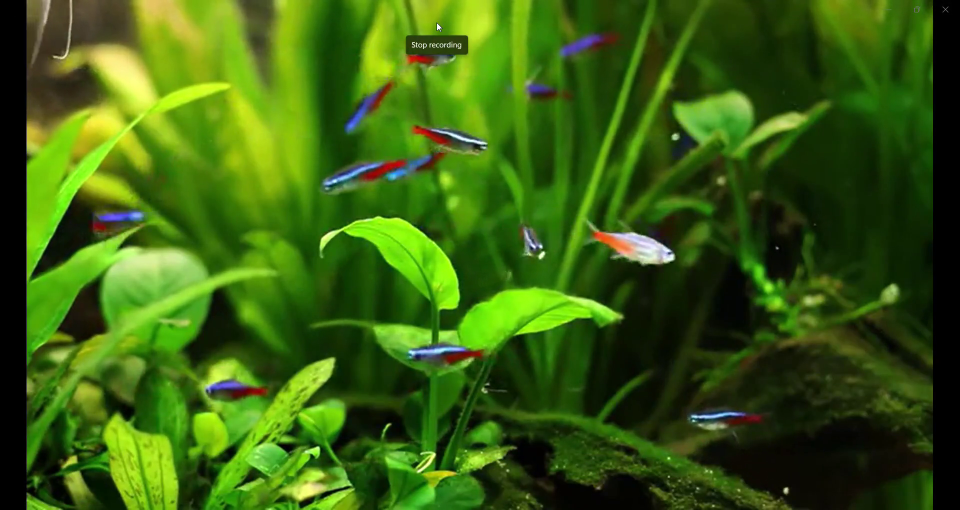
#> input picture frame 48 of Week10/input.mp4, 1920 x 1020 px (shown at 1/2 size)
$ python BackgroundSubstract.py
#> lines starting #> are read from the running program, lines starting #| are printed output that depends on the picture; after the words box and inside, x2 and y2 are one past the last pixel; in counts of white or black regions, pixels touching at a corner belong together
import cv2

fgbg = cv2.createBackgroundSubtractorMOG2()
cap = cv2.VideoCapture('C:\\ComputerVision-main\\Week10\\input.mp4')

while cap.isOpened():
    ret, frame = cap.read()
#> frame is the input picture: shape (1020, 1920, 3); mean B, G, R 15.5, 95.1, 57.4
    if not ret: break
    fgmask = fgbg.apply(frame)
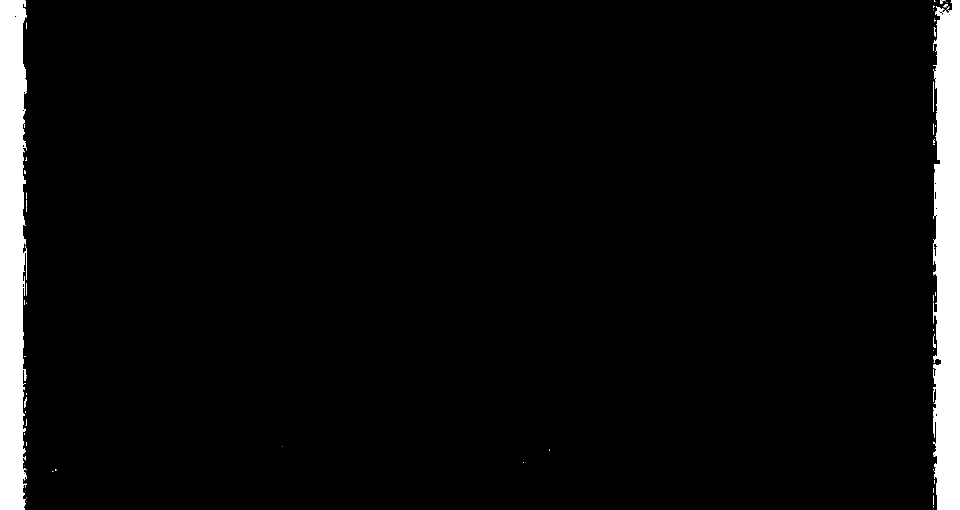
#> fgmask: shape (1020, 1920) (shown at 1/2 size); values 127 (black) and 255 (white), 5% white; 99 white regions (81 under 20 px), largest, box (x1, y1, x2, y2) and area: (0, 0, 53, 1020) 48735, (1866, 0, 1920, 1020) 48447, (1866, 605, 1868, 647) 67
    cv2.imshow('MOG2 Motion', fgmask)
    if cv2.waitKey(1) & 0xFF == 27:
#> (key Esc is pressed here)
        break
cap.release()
cv2.destroyAllWindows()

$ run again, starting later in the video
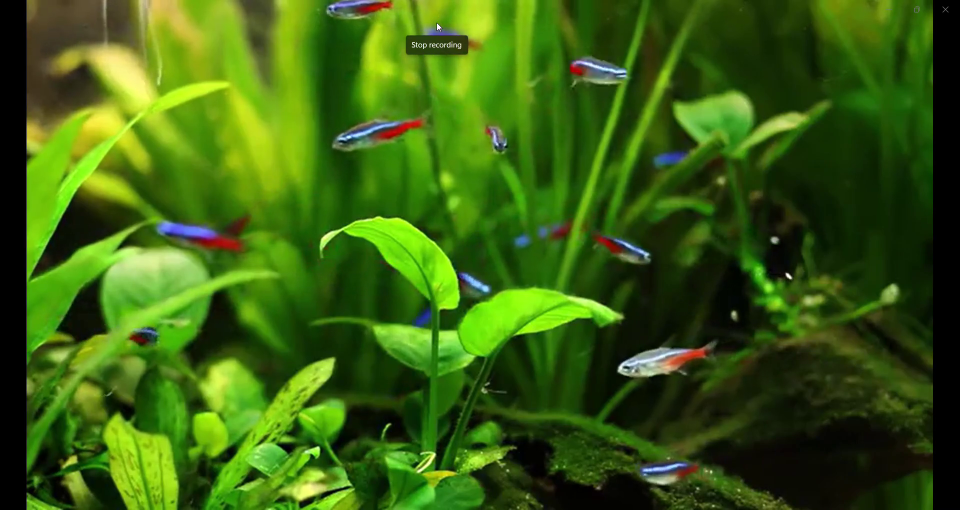
#> input picture frame 216 of Week10/input.mp4, 1920 x 1020 px (shown at 1/2 size)
#> frame is the input picture: shape (1020, 1920, 3); mean B, G, R 15.9, 95.4, 57.7
#> `fgmask = fgbg.apply(frame)`:
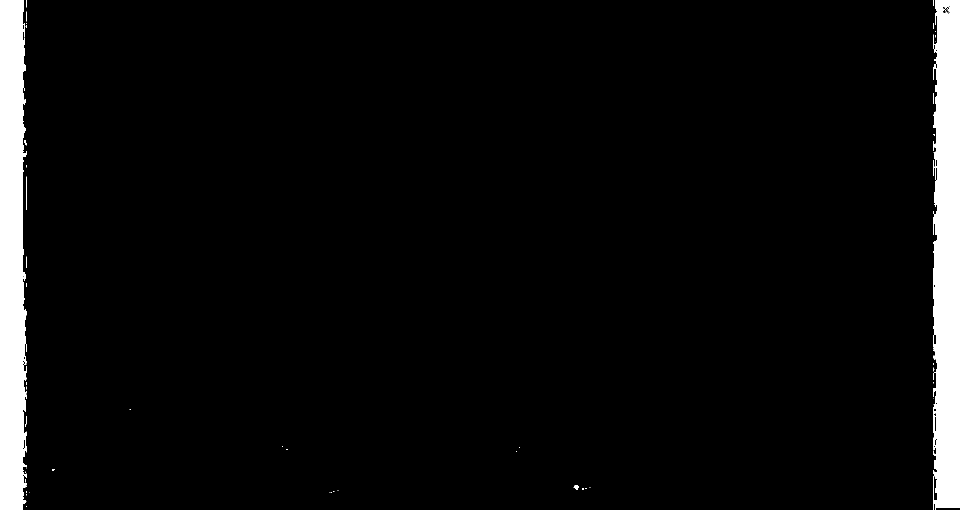
#> fgmask: shape (1020, 1920) (shown at 1/2 size); values 127 (black) and 255 (white), 5.1% white; 63 white regions (47 under 20 px), largest, box (x1, y1, x2, y2) and area: (1866, 0, 1920, 1020) 50732, (0, 0, 53, 1020) 49378, (52, 353, 53, 420) 67

$ run again, starting later in the video
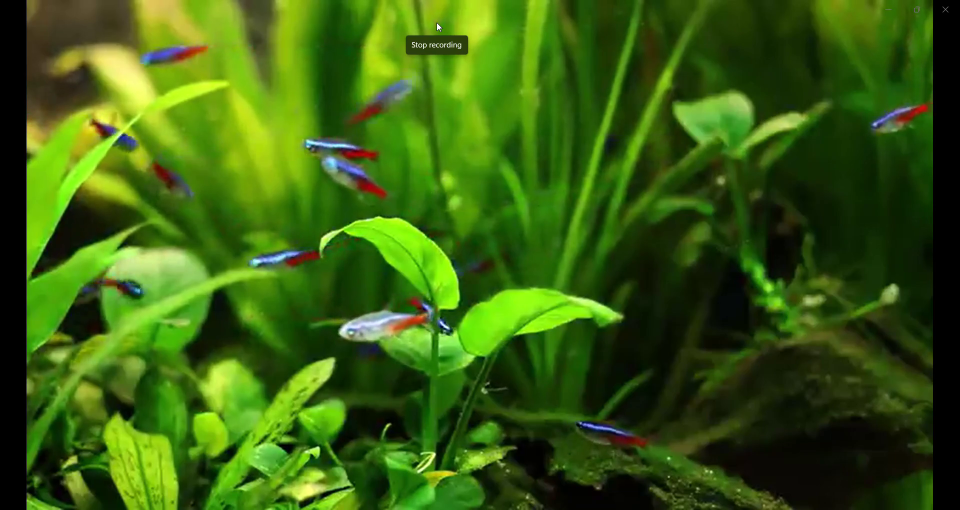
#> input picture frame 385 of Week10/input.mp4, 1920 x 1020 px (shown at 1/2 size)
#> frame is the input picture: shape (1020, 1920, 3); mean B, G, R 15.2, 94.3, 56.7
#> `fgmask = fgbg.apply(frame)`:
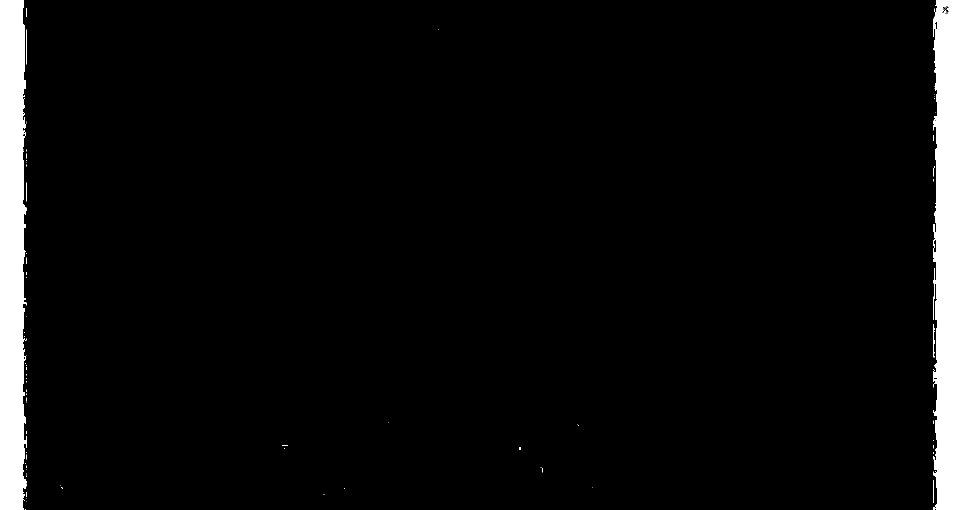
#> fgmask: shape (1020, 1920) (shown at 1/2 size); values 127 (black) and 255 (white), 5.1% white; 86 white regions (79 under 20 px), largest, box (x1, y1, x2, y2) and area: (1866, 0, 1920, 1020) 49991, (0, 0, 53, 1020) 49340, (1866, 648, 1870, 715) 113
